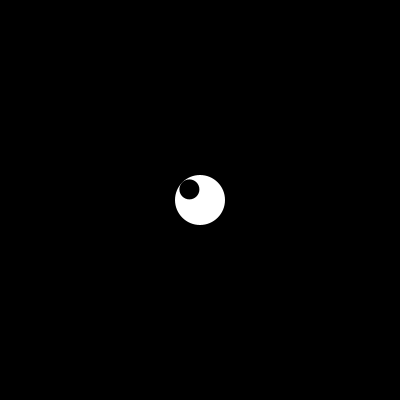
Frame 1 (no input)
Frame 60 (the mouse pressed at the canvas centre just before this capture): identical to frame 1, image omitted
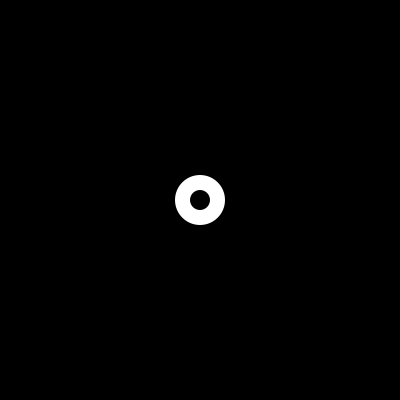
Frame 120 (the mouse held since frame 60 and released just before this capture)

The Processing sketch that drew these frames (run headless with seeded random() and noise(); from frame 60 on, the mouse is pressed at the canvas centre):

// Processing sketch: processing_68992
// ── processing_68992.pde

/************************
 Deux Bouttons
 Par Simon Gauthier
 UQAM 2012    EDM4600
*************************/
// Sources des inspirations et des exemples utilisés sont de provenance de Thomas O. Fredericks à l'adresse www.openprocessing.org/classroom/1228

//Déclaration des variables
float x = 200;
float y = 200;
float d = 50;
float targetX = 200;
float targetY = 200;
float pupilleD = 20;

//fonction de départ
void setup() {
  size(400,400);
  smooth();
  noStroke();
}
   
   //dessin de l'ellipse et du background
void draw() {
  background(0);
  fill(255);
   
  ellipse(x,y,d,d);
    
    //calcul des distances 
  float radians = atan2(mouseY-y,mouseX-x);
  float distance = dist(mouseX,mouseY,x,y);
   
   //restriction
  distance = constrain(distance,0,d/2 - pupilleD/2);
   
   
  float pupilleX = cos(radians)* distance + x;
  float pupilleY = sin(radians)* distance + y;
    
  fill(0);
  ellipse(pupilleX,pupilleY,pupilleD,pupilleD);
  
  //vitesse 
 x = (targetX - x) * 0.04 + x;
 y = (targetY - y) * 0.04 + y;  
   
  }
  
      
    //action à faire lors de clic de souris
void mousePressed() {
 targetX = mouseX;
 targetY = mouseY;
}

//SG 2012
